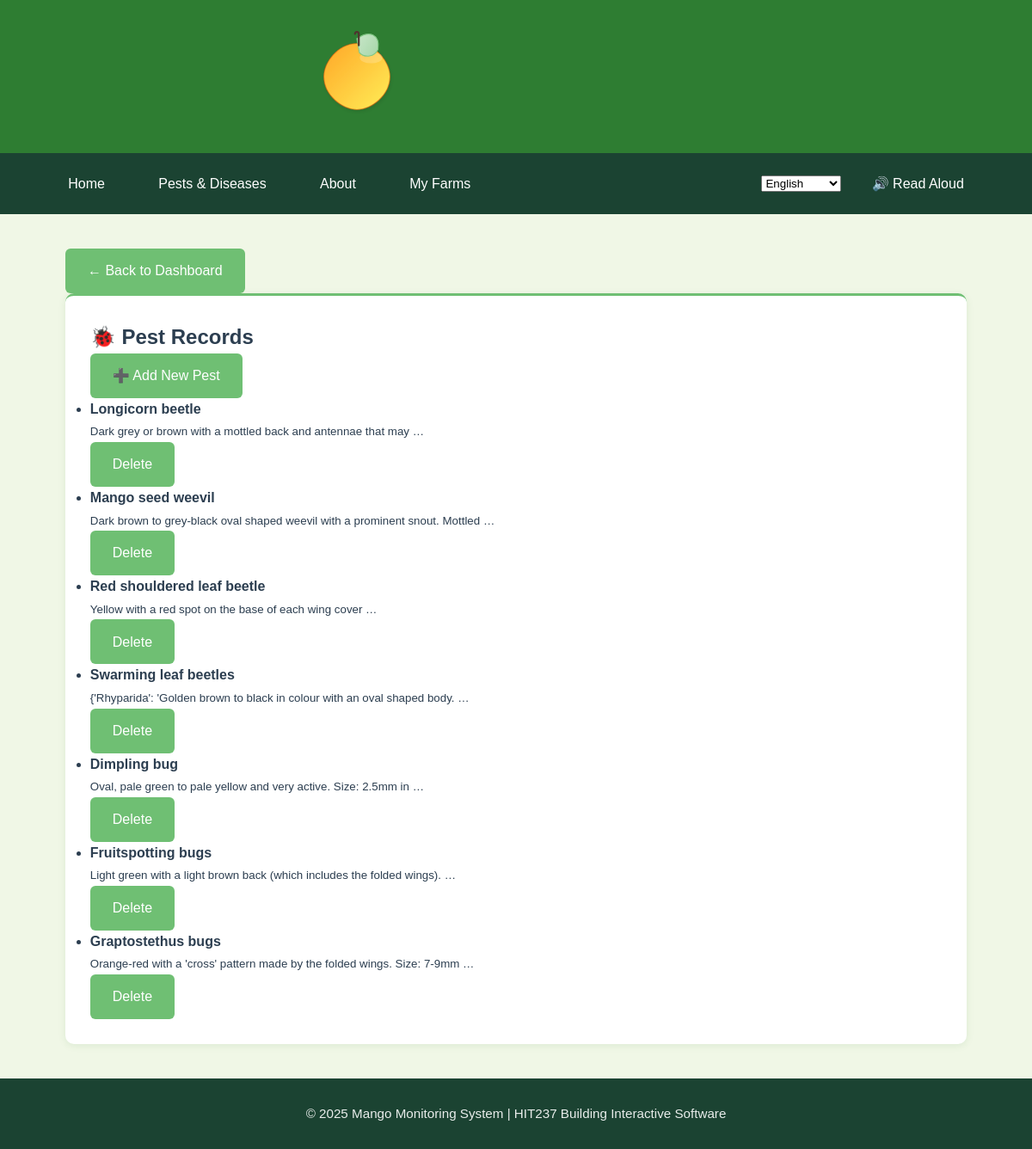
The page /myfarms/pests/ (signed in) on the database its author committed.
### App2/models.py (models this page shows, shortened)
class Pest(models.Model):
    name = models.CharField(max_length=100)
    description = models.TextField()
    reference_pest_id = models.IntegerField(null=True, blank=True,help_text="ID from reference pest database if identified")
    created_by = models.ForeignKey(User, on_delete=models.SET_NULL, null=True)

### App2/views.py (the view)
# urls.py: path('pests/', views.PestListView.as_view(), name='pest-list'),
class PestListView(LoginRequiredMixin, ListView):
    model = Pest
    template_name = 'app2/pest_list.html'
    context_object_name = 'pests'
    def get_queryset(self):
        return Pest.objects.filter(created_by=self.request.user)

### App2/templates/App2/pest_list.html (shortened to what this page needs)
{% extends 'app2/base.html' %}
{% block content %}
<div class="container mt-4">
  <a href="{% url 'App2:profile' %}" class="btn btn-outline-secondary mb-3">← Back to Dashboard</a>
<div class="card shadow p-4">
  <div class="d-flex justify-content-between align-items-center mb-3">
    <h2 class="mb-0">🐞 Pest Records</h2>
    <a href="{% url 'App2:pest-create' %}" class="btn btn-success">➕ Add New Pest</a>
  </div>
  {% if pests %}
    <ul class="list-group">
      {% for pest in pests %}
      <li class="list-group-item d-flex justify-content-between align-items-center">
        <div>
          <strong>{{ pest.name }}</strong><br>
          <small class="text-muted">{{ pest.description|truncatewords:12 }}</small>
        </div>
        <div>
          <a href="{% url 'App2:pest-delete' pest.id %}" class="btn btn-sm btn-outline-danger">Delete</a>
        </div>
      </li>
      {% endfor %}
    </ul>
  {% else %}
    <p>No pest records found.</p>
  {% endif %}
</div>
</div>
{% endblock %}

### App2/templates/App2/base.html (shortened to what this page needs)
{% extends 'App1/base.html' %}
{% load static %}

### App1/templates/App1/base.html (shortened to what this page needs)
<!DOCTYPE html>
<html lang="en">
<head>
    {% load static %}
    <link rel="stylesheet" href="{% static 'css/base.css' %}">
</head>
<body>
    <header>
        <div class="header-container">
            <a href="{% url 'App1:index' %}" class="logo-container">
                <img src="{% static 'images/mango-logo.svg' %}"
                     alt="Mango Monitoring Logo"
                     class="site-logo">
            </a>
            <h1 class="site-title">Mango Monitoring System</h1>
        </div>
    </header>
    <nav aria-label="Main navigation">
        <div class="nav-container" style="display: flex; justify-content: space-between; align-items: center;">
            <ul style="display: flex; gap: 1.5rem; list-style: none; margin: 0; padding: 0;">
                <li><a href="{% url 'App1:index' %}"
                       class="{% if request.resolver_match.url_name == 'index' %}active{% endif %}"
                       aria-current="{% if request.resolver_match.url_name == 'index' %}page{% endif %}">
                       Home
                </a></li>
                <li><a href="{% url 'App1:projectlist' %}"
                       class="{% if request.resolver_match.url_name == 'projectlist' %}active{% endif %}"
                       aria-current="{% if request.resolver_match.url_name == 'projectlist' %}page{% endif %}">
                       Pests & Diseases
                </a></li>
                <li><a href="{% url 'App1:about' %}"
                       class="{% if request.resolver_match.url_name == 'about' %}active{% endif %}"
                       aria-current="{% if request.resolver_match.url_name == 'about' %}page{% endif %}">
                       About
                </a></li>
                <li><a href="{% url 'App2:login' %}"
                       class="{% if request.resolver_match.url_name == 'login' %}active{% endif %}"
                       aria-current="{% if request.resolver_match.url_name == 'login' %}page{% endif %}">
                       My Farms
                </a></li>
            </ul>
    <div id="tts-container" style="display: flex; align-items: center; gap: 1rem;">
        <select id="language-selector">
            <option value="en-US" selected>English</option>
        </select>
        <a href="#" id="tts-button" class="nav-link-button">🔊 Read Aloud</a>
    </div>
    </div>
    </nav>
    <main id="main-content">
        {% block content %}{% endblock %}
    </main>
    <footer>
        <div>
            <p>&copy; 2025 Mango Monitoring System | HIT237 Building Interactive Software</p>
        </div>
    </footer>
</body>
</html>

### App1/static/css/base.css (style rules this page uses)
:root { --primary-green: #2E7D32; --secondary-green: #6FBF73; --accent-green: #A2C523; --light-bg: #F0F7E6; --card-bg: #FFFFFF; --text-dark: #2C3E50; --text-light: #5D6D7E; --shadow-sm: 0 2px 8px rgba(46, 125, 50, 0.1); --shadow-md: 0 4px 12px rgba(46, 125, 50, 0.15); --border-color: #dcdcdc; }
* { margin: 0; padding: 0; box-sizing: border-box; font-family: 'Poppins', sans-serif; }
body { min-height: 100vh; display: flex; flex-direction: column; background-color: var(--light-bg); color: var(--text-dark); line-height: 1.6; }
header { background-color: var(--primary-green); padding: 1.2rem 0; box-shadow: var(--shadow-sm); display:flex; justify-content: center ; }
.header-container { width: 90%; max-width: 1200px; margin: 0 auto; display: flex; justify-content: center; align-items: center; flex-wrap: wrap; }
.logo-container { display: flex; align-items: center; gap: 15px; }
.site-logo { height: 110px; width: auto; transition: transform 0.4s cubic-bezier(0.25, 1, 0.5, 1); }
.header-container { display: flex; align-items: center; padding: 15px 0; }
.site-title { font-size: 1.8rem; background: linear-gradient(white); -webkit-background-clip: text; background-clip: text; color: transparent; margin-left: 10px; }
nav { background-color: #1B4332; position: sticky; top: 0; z-index: 100; }
.nav-container { width: 90%; max-width: 1200px; margin: 0 auto; padding: 0.8rem 0; display: flex; justify-content: center; }
nav ul { display: flex; list-style: none; gap: 1.5rem; }
nav a { color: white; text-decoration: none; font-weight: 500; padding: 0.6rem 1.2rem; border-radius: 4px; transition: all 0.3s ease; display: inline-block; }
main { flex: 1; width: 90%; max-width: 1200px; margin: 2.5rem auto; padding: 0 1rem; }
.card { background: var(--card-bg); border-radius: 10px; box-shadow: var(--shadow-sm); padding: 1.8rem; transition: all 0.3s ease; border-top: 3px solid var(--secondary-green); }
.btn { display: inline-flex; align-items: center; gap: 0.5rem; padding: 0.7rem 1.5rem; background-color: var(--secondary-green); color: white; border-radius: 6px; text-decoration: none; font-weight: 500; transition: all 0.3s ease; border: 2px solid transparent; }
footer { background-color: #1B4332; color: white; padding: 1.8rem 0; margin-top: auto; text-align: center; }
footer p { font-size: 0.95rem; opacity: 0.9; }

### rows shown on the page
Pest: name "Longicorn beetle", description "Dark grey or brown with a mottled back and antennae that may …"
Pest: name "Mango seed weevil", description "Dark brown to grey-black oval shaped weevil with a prominent snout. Mottled …"
Pest: name "Red shouldered leaf beetle", description "Yellow with a red spot on the base of each wing cover …"
Pest: name "Swarming leaf beetles", description "{'Rhyparida': 'Golden brown to black in colour with an oval shaped body. …"
Pest: name "Dimpling bug", description "Oval, pale green to pale yellow and very active. Size: 2.5mm in …"
Pest: name "Fruitspotting bugs", description "Light green with a light brown back (which includes the folded wings). …"
Pest: name "Graptostethus bugs", description "Orange-red with a 'cross' pattern made by the folded wings. Size: 7-9mm …"
